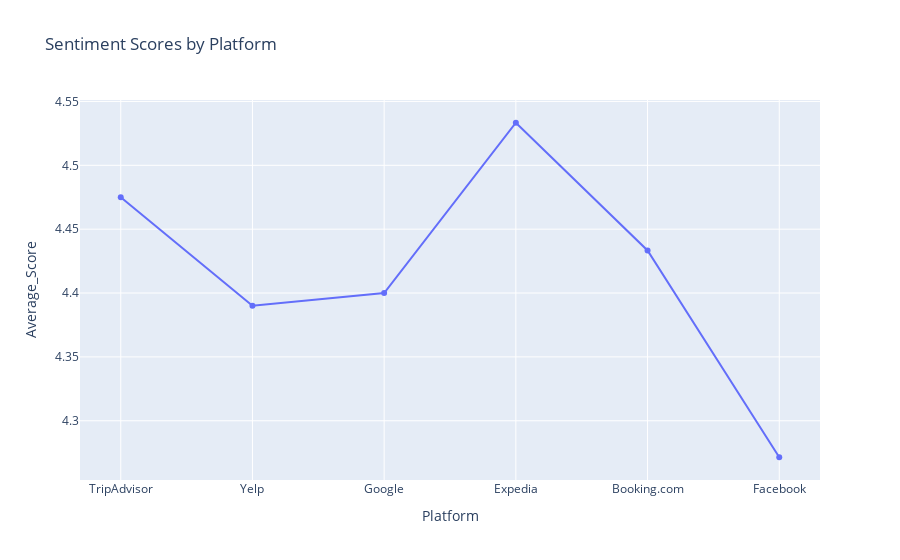

Notebook cell for this chart:
### Markdown cell above
#### Sentiment Scores by Platform

### Code cell
query = """SELECT Platform, AVG(Score) AS Average_Score
FROM Sentiment_Review
GROUP BY Platform;"""
df = pd.read_sql(query, engine)
# Create a line chart
fig = px.line(df, x='Platform', y='Average_Score', title='Sentiment Scores by Platform', markers=True)
fig.show()

### Figure 1 — Plotly figure (JSON) as saved in the notebook; plotly's stock layout.template omitted (floating-point values rounded to 4 significant figures)
{"data": [{"hovertemplate": "Platform=%{x}<br>Average_Score=%{y}<extra></extra>", "legendgroup": "", "line": {"color": "#636efa", "dash": "solid"}, "marker": {"symbol": "circle"}, "mode": "lines+markers", "name": "", "orientation": "v", "showlegend": false, "type": "scatter", "x": ["TripAdvisor", "Yelp", "Google", "Expedia", "Booking.com", "Facebook"], "xaxis": "x", "y": [4.475, 4.39, 4.4, 4.533, 4.433, 4.271], "yaxis": "y"}], "layout": {"autosize": true, "legend": {"tracegroupgap": 0}, "title": {"text": "Sentiment Scores by Platform"}, "xaxis": {"anchor": "y", "autorange": true, "domain": [0, 1], "range": [-0.3026, 5.303], "title": {"text": "Platform"}, "type": "category"}, "yaxis": {"anchor": "x", "autorange": true, "domain": [0, 1], "range": [4.25, 4.555], "title": {"text": "Average_Score"}, "type": "linear"}}}
